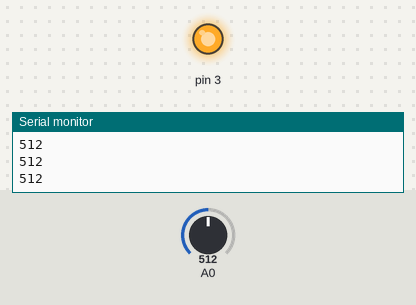
Recording of a sketch running on a simulated Arduino Uno, built with avr-gcc and run on an emulated ATmega328P. Shown: output pins drawn as LEDs (lit = HIGH), the last lines printed to the serial monitor. Inputs (shaded band) come from the test bench; at power-on: A0 = 512.

Above: at 1.2 s.
1.3 s: A0 set to 210
2.8 s: A0 set to 189
At 4.0 s:
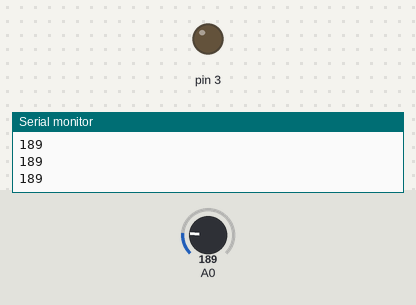
4.3 s: A0 set to 306
At 5.3 s:
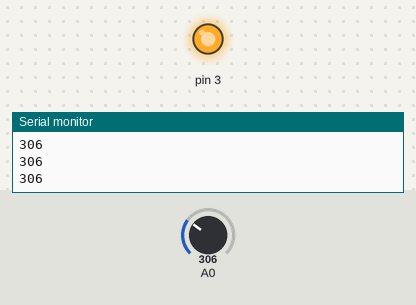
5.8 s: A0 set to 190
At 6.5 s:
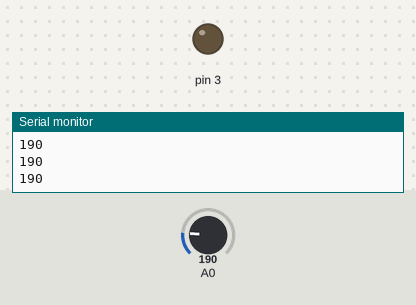
Timing chart, 0 to 8.3 s (numbered marks = the images above; inputs shaded):
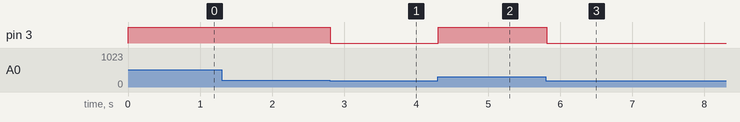

Measured:
- the behaviour switches between 201 and 200 on A0 (found by bisection; images 0 and 1)
- after the input at 2.8 s, pin 3: HIGH → LOW at once
- after the input at 4.3 s, pin 3: LOW → HIGH at once
- after the input at 5.8 s, pin 3: HIGH → LOW at once

The sketch:

pir_sensor_automation.ino
```cpp
int x,y;
void setup() {
  // put your setup code here, to run once:
pinMode(A0,INPUT);
pinMode(3,OUTPUT);
Serial.begin(9600);
}

void loop() {
  // put your main code here, to run repeatedly:

x=analogRead(A0);
Serial.println(x);
if(x>200){
  digitalWrite(3,HIGH);
}else{
  digitalWrite(3,LOW);
}
}
```
